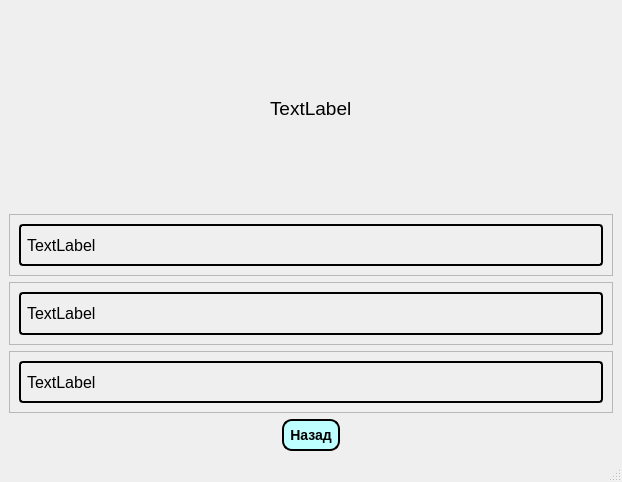
<?xml version="1.0" encoding="UTF-8"?>
<ui version="4.0">
 <class>PrepodRekkom</class>
 <widget class="QMainWindow" name="PrepodRekkom">
  <property name="geometry">
   <rect>
    <x>0</x>
    <y>0</y>
    <width>622</width>
    <height>482</height>
   </rect>
  </property>
  <property name="windowTitle">
   <string>MainWindow</string>
  </property>
  <widget class="QWidget" name="centralwidget">
   <layout class="QGridLayout" name="gridLayout">
    <item row="0" column="0" alignment="Qt::AlignHCenter">
     <widget class="QLabel" name="label">
      <property name="font">
       <font>
        <pointsize>14</pointsize>
       </font>
      </property>
      <property name="text">
       <string>TextLabel</string>
      </property>
     </widget>
    </item>
    <item row="1" column="0">
     <layout class="QVBoxLayout" name="verticalLayout">
      <item>
       <widget class="QFrame" name="frame">
        <property name="styleSheet">
         <string notr="true"/>
        </property>
        <property name="frameShape">
         <enum>QFrame::StyledPanel</enum>
        </property>
        <property name="frameShadow">
         <enum>QFrame::Raised</enum>
        </property>
        <layout class="QGridLayout" name="gridLayout_4">
         <item row="0" column="0">
          <widget class="QLabel" name="label_2">
           <property name="font">
            <font>
             <pointsize>12</pointsize>
            </font>
           </property>
           <property name="styleSheet">
            <string notr="true"> QFrame, QLabel, QToolTip {
     border: 2px solid black;
     border-radius: 4px;
     padding: 2px;
     background-image: url(images/welcome.png);
 }</string>
           </property>
           <property name="text">
            <string>TextLabel</string>
           </property>
           <property name="wordWrap">
            <bool>true</bool>
           </property>
          </widget>
         </item>
        </layout>
       </widget>
      </item>
      <item>
       <widget class="QFrame" name="frame_2">
        <property name="styleSheet">
         <string notr="true"/>
        </property>
        <property name="frameShape">
         <enum>QFrame::StyledPanel</enum>
        </property>
        <property name="frameShadow">
         <enum>QFrame::Raised</enum>
        </property>
        <layout class="QGridLayout" name="gridLayout_2">
         <item row="0" column="0">
          <widget class="QLabel" name="label_3">
           <property name="font">
            <font>
             <pointsize>12</pointsize>
            </font>
           </property>
           <property name="styleSheet">
            <string notr="true"> QFrame, QLabel, QToolTip {
     border: 2px solid black;
     border-radius: 4px;
     padding: 2px;
     background-image: url(images/welcome.png);
 }</string>
           </property>
           <property name="text">
            <string>TextLabel</string>
           </property>
           <property name="wordWrap">
            <bool>true</bool>
           </property>
          </widget>
         </item>
        </layout>
       </widget>
      </item>
      <item>
       <widget class="QFrame" name="frame_3">
        <property name="styleSheet">
         <string notr="true"/>
        </property>
        <property name="frameShape">
         <enum>QFrame::StyledPanel</enum>
        </property>
        <property name="frameShadow">
         <enum>QFrame::Raised</enum>
        </property>
        <layout class="QGridLayout" name="gridLayout_3">
         <item row="0" column="0">
          <widget class="QLabel" name="label_4">
           <property name="font">
            <font>
             <pointsize>12</pointsize>
            </font>
           </property>
           <property name="styleSheet">
            <string notr="true"> QFrame, QLabel, QToolTip {
     border: 2px solid black;
     border-radius: 4px;
     padding: 2px;
     background-image: url(images/welcome.png);
 }</string>
           </property>
           <property name="text">
            <string>TextLabel</string>
           </property>
           <property name="wordWrap">
            <bool>true</bool>
           </property>
          </widget>
         </item>
        </layout>
       </widget>
      </item>
     </layout>
    </item>
    <item row="2" column="0" alignment="Qt::AlignHCenter">
     <widget class="QPushButton" name="pushButton">
      <property name="styleSheet">
       <string notr="true">QPushButton{
     background-color: rgb(190, 255, 255);
     border-style: outset;
     border-width: 2px;
     border-radius: 10px;
     border-color: black;
     font: bold 14px;
     min-width: 10em;
     padding: 6px;
 }
 QPushButton:pressed {
     background-color: rgb(0, 255, 238);
     border-style: inset;
 }</string>
      </property>
      <property name="text">
       <string>Назад</string>
      </property>
     </widget>
    </item>
   </layout>
  </widget>
  <widget class="QStatusBar" name="statusbar"/>
 </widget>
 <resources/>
 <connections/>
</ui>
